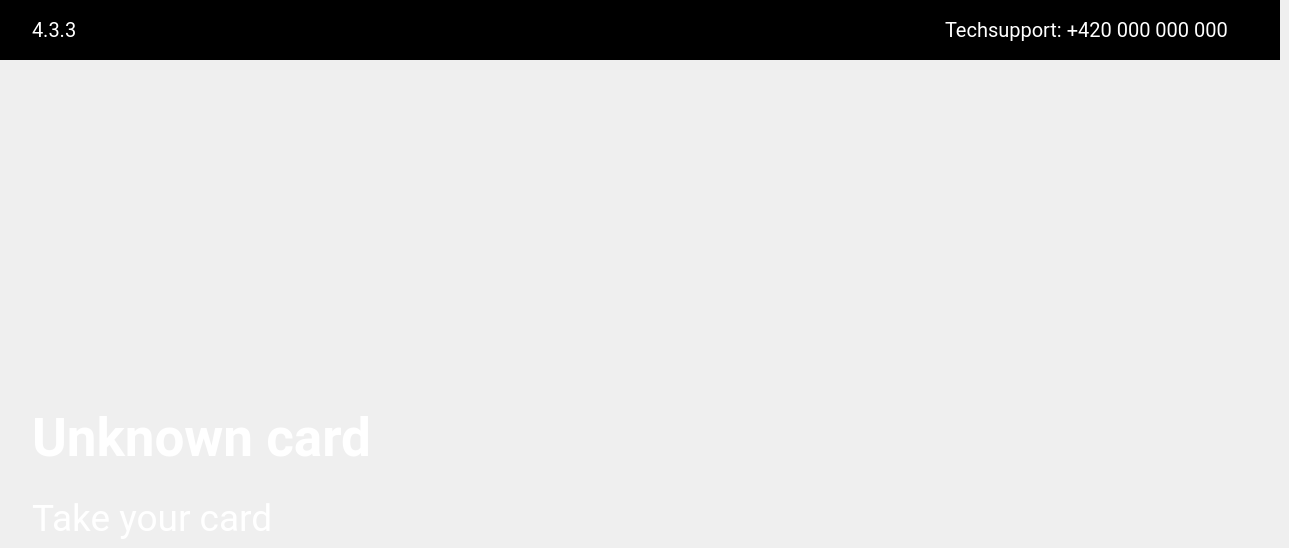
    <widget class="QWidget" name="i29Page">
     <widget class="QFrame" name="i29FrLogo">
      <property name="geometry">
       <rect>
        <x>0</x>
        <y>0</y>
        <width>1280</width>
        <height>60</height>
       </rect>
      </property>
      <property name="styleSheet">
       <string notr="true">background-color:rgb(0, 0, 0);
border:none;</string>
      </property>
      <property name="frameShape">
       <enum>QFrame::StyledPanel</enum>
      </property>
      <property name="frameShadow">
       <enum>QFrame::Raised</enum>
      </property>
      <widget class="QLabel" name="i29LblLogo">
       <property name="geometry">
        <rect>
         <x>578</x>
         <y>13</y>
         <width>124</width>
         <height>34</height>
        </rect>
       </property>
       <property name="text">
        <string>&lt;html&gt;&lt;head/&gt;&lt;body&gt;&lt;p&gt;&lt;img src=&quot;:/res/pic/Frame.png&quot;/&gt;&lt;/p&gt;&lt;/body&gt;&lt;/html&gt;</string>
       </property>
      </widget>
      <widget class="QLabel" name="i29LblNumbPage">
       <property name="geometry">
        <rect>
         <x>32</x>
         <y>18</y>
         <width>120</width>
         <height>24</height>
        </rect>
       </property>
       <property name="font">
        <font>
         <family>Roboto</family>
         <pointsize>15</pointsize>
        </font>
       </property>
       <property name="styleSheet">
        <string notr="true">color:rgb(255, 255, 255);
qproperty-alignment: AlignLeft;</string>
       </property>
       <property name="text">
        <string>4.3.3</string>
       </property>
      </widget>
      <widget class="QLabel" name="i29LblTech">
       <property name="geometry">
        <rect>
         <x>945</x>
         <y>18</y>
         <width>303</width>
         <height>24</height>
        </rect>
       </property>
       <property name="font">
        <font>
         <family>Roboto</family>
         <pointsize>15</pointsize>
        </font>
       </property>
       <property name="styleSheet">
        <string notr="true">color:rgb(255, 255, 255);
qproperty-alignment: AlignLeft;</string>
       </property>
       <property name="text">
        <string>Techsupport: +420 000 000 000</string>
       </property>
      </widget>
     </widget>
     <widget class="QLabel" name="i29LblText2">
      <property name="geometry">
       <rect>
        <x>32</x>
        <y>497</y>
        <width>1215</width>
        <height>42</height>
       </rect>
      </property>
      <property name="font">
       <font>
        <family>Roboto</family>
        <pointsize>28</pointsize>
       </font>
      </property>
      <property name="styleSheet">
       <string notr="true">color:rgb(255, 255, 255);
qproperty-alignment: AlignCenter;</string>
      </property>
      <property name="text">
       <string>Take your card</string>
      </property>
     </widget>
     <widget class="QLabel" name="i29LblPic">
      <property name="geometry">
       <rect>
        <x>600</x>
        <y>297</y>
        <width>80</width>
        <height>80</height>
       </rect>
      </property>
      <property name="text">
       <string>&lt;html&gt;&lt;head/&gt;&lt;body&gt;&lt;p&gt;&lt;img src=&quot;:/res/pic/Danger.png&quot;/&gt;&lt;/p&gt;&lt;/body&gt;&lt;/html&gt;</string>
      </property>
     </widget>
     <widget class="QLabel" name="i29LblText">
      <property name="geometry">
       <rect>
        <x>32</x>
        <y>409</y>
        <width>1215</width>
        <height>56</height>
       </rect>
      </property>
      <property name="font">
       <font>
        <family>Roboto</family>
        <pointsize>40</pointsize>
        <weight>75</weight>
        <bold>true</bold>
       </font>
      </property>
      <property name="styleSheet">
       <string notr="true">color:rgb(255, 255, 255);
qproperty-alignment: AlignCenter;</string>
      </property>
      <property name="text">
       <string>Unknown card</string>
      </property>
     </widget>
    </widget>
